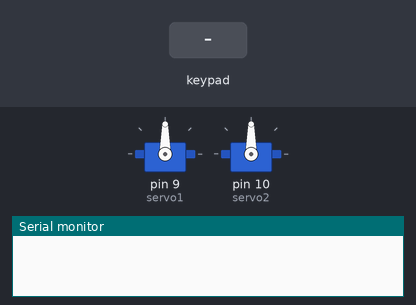
Recording of a sketch running on a simulated Arduino Uno, built with avr-gcc and run on an emulated ATmega328P. On the bench: 2 × servo, the last lines printed to the serial monitor. The test bench sets the inputs (shaded band).

Above: at 1.2 s.
1.3 s: key 'O' pressed
At 2.0 s:
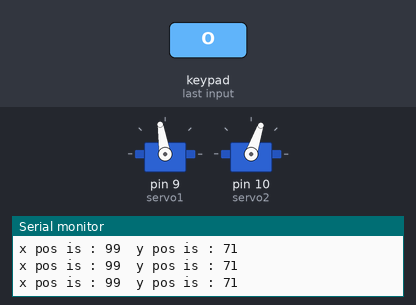
2.8 s: key 'X' pressed
At 3.5 s:
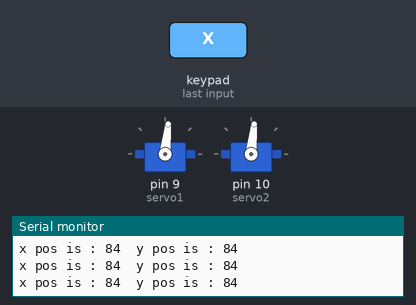
Timing chart, 0 to 5.8 s (numbered marks = the images above; inputs shaded):
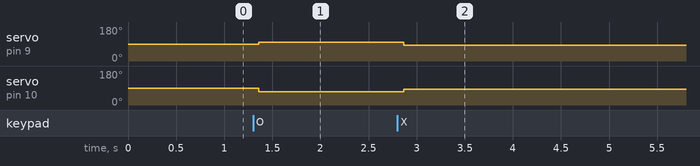

Measured:
- after the input at 1.3 s, servo on pin 9 (servo1): 90° → 99° after 0.06 s; servo on pin 10 (servo2): 90° → 71° after 0.06 s
- after the input at 2.8 s, servo on pin 9 (servo1): 99° → 84° after 0.07 s; servo on pin 10 (servo2): 71° → 84° after 0.07 s

The sketch:

maze04.ino
```cpp
#include <Wire.h>
#include <ArduinoNunchuk.h>
#include <Servo.h>
#define BAUDRATE 9600
#define servo1 9
#define servo2 10
Servo myservoX;  // create servo object to control a servo
Servo myservoY;  // create servo object to control a servo

ArduinoNunchuk nunchuk = ArduinoNunchuk();


void setup()
{
  Serial.begin(BAUDRATE);
//------ init Servo --------
  pinMode(servo1,OUTPUT);
  pinMode(servo2,OUTPUT);
  myservoX.attach(9);  // attaches the servo on pin 9 to the servo object
  myservoY.attach(10);  // attaches the servo on pin 10 to the servo object
//----init nunchuk--------
  nunchuk.init();
}


void loop()
{
  if (getzButtonPressed())
  {
    int posx ;
    int posy ;
    int posAx ;
    int posAy ;
      posx = getJoysticX() ;
      posy = getJoysticY() ;
      myservoX.write(posx);
      myservoY.write(posy);
    Serial.print("x pos is : ");
    Serial.print(posx);
    Serial.print("  y pos is : ");
    Serial.print(posy);
    Serial.println(' ');

  }
  if (getcButtonPressed())
  {
    int posx ;
    int posy ;
      posx = getAxisX() ;
      posy = getAxisY() ;
      myservoX.write(posx);
      myservoY.write(posy);
    Serial.print("x pos is : ");
    Serial.print(posx);
    Serial.print("  y pos is : ");
    Serial.print(posy);
    Serial.println(' ');

  }

  delay(150);
}


int getJoysticX()
{
  int tmp ;
    nunchuk.update();
    tmp = nunchuk.analogX;
  return map(tmp, 34,235, 1,180);
}

int getAxisX()
{
  int tmp ;
    nunchuk.update();
    tmp = nunchuk.accelX;
  return map(tmp, 260,720, 1,180);
}

int getJoysticY()
{
  int tmp ;
    nunchuk.update();
    tmp = nunchuk.analogY;
  return map(tmp, 225,16, 1,180);
}
int getAxisY()
{
  int tmp ;
    nunchuk.update();
    tmp = nunchuk.accelY;
  return map(tmp, 700,225, 1,180);
}


int getzButtonPressed()
{
    nunchuk.update();
    if (nunchuk.zButton == 1 )
       {
         return true ;
       }
       else
       {
         return false ;
       }
}

int getcButtonPressed()
{
    nunchuk.update();
    if (nunchuk.cButton == 1 )
       {
         return true ;
       }
       else
       {
         return false ;
       }
}

void showdata()
{
  nunchuk.update();
  Serial.print(nunchuk.analogX, DEC);
  Serial.print(' ');
  Serial.print(nunchuk.analogY, DEC);
  Serial.print(' ');
  Serial.print(nunchuk.accelX, DEC);
  Serial.print(' ');
  Serial.print(nunchuk.accelY, DEC);
  Serial.print(' ');
  Serial.print(nunchuk.accelZ, DEC);
  Serial.print(' ');
  Serial.print(nunchuk.zButton, DEC);
  Serial.print(' ');
  Serial.println(nunchuk.cButton, DEC);

}
```
